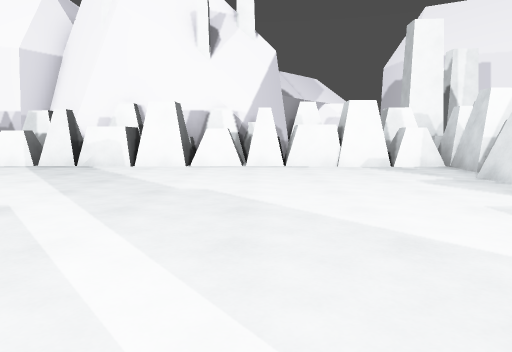
view 1 (above)

24 first-person views from a walk through a level from a Godot 3-D game. The camera is 1.2 m above the floor, tilts 6° down and sees 70° across. The floor is counted in squares, 2 m on a side. Each view is taken from the middle of a square. On the plan, view 1 faces up. The plan holds only what a view shows up to about 10 squares ahead; the rest is blank. The place goes on beyond the plan. Some surface patterns are stand-ins.

view 2
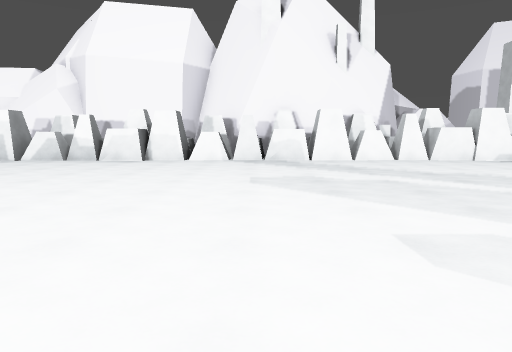

view 3
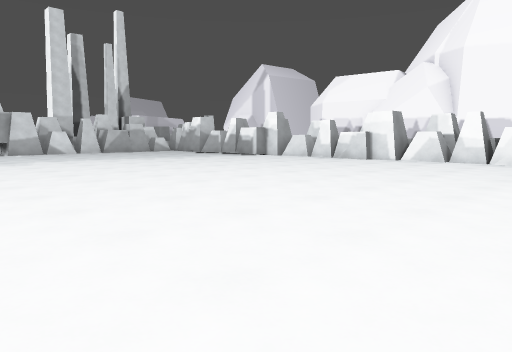

view 4
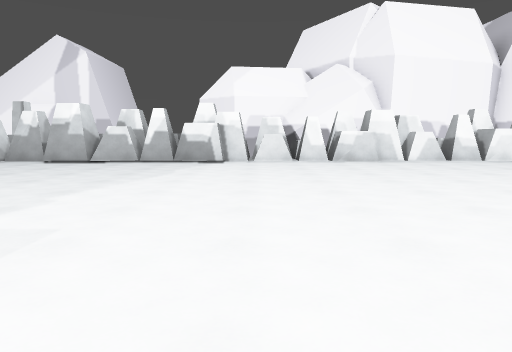

view 5
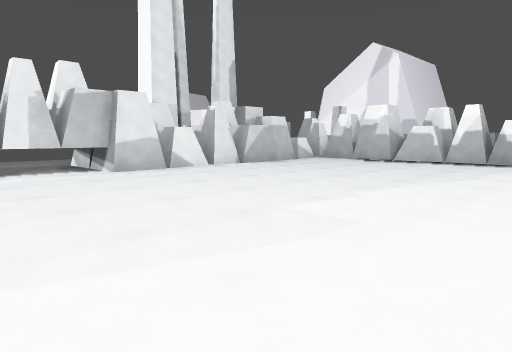

view 6
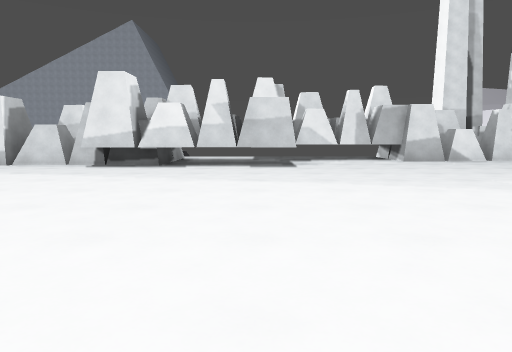

view 7
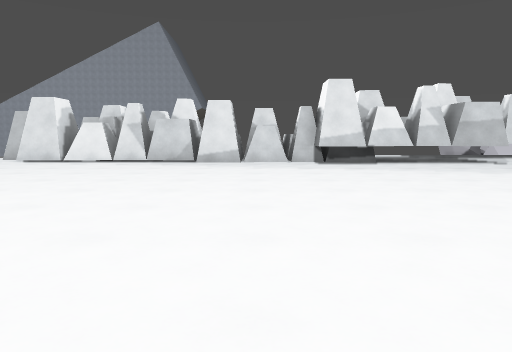

view 8
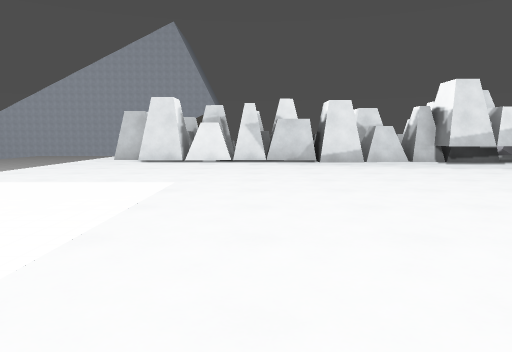

view 9
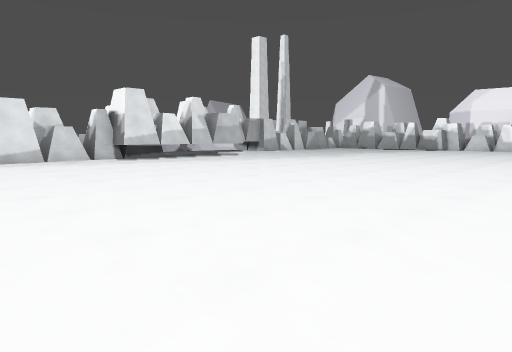

view 10
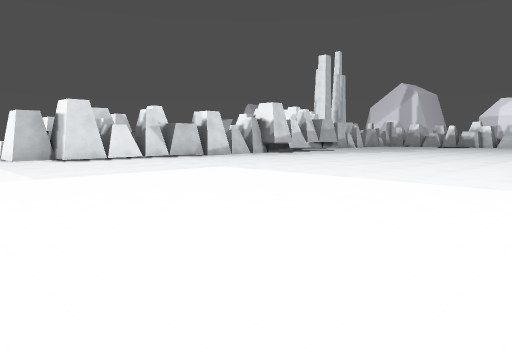

view 11
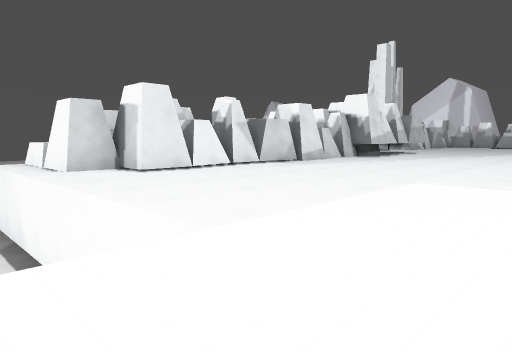

view 12
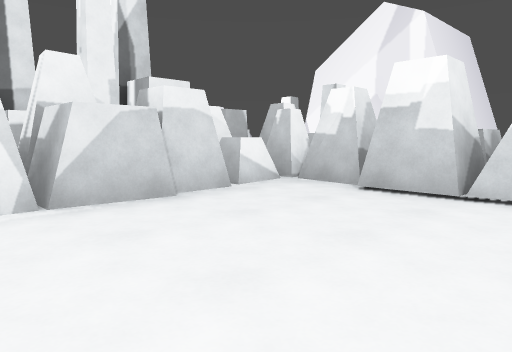

view 13
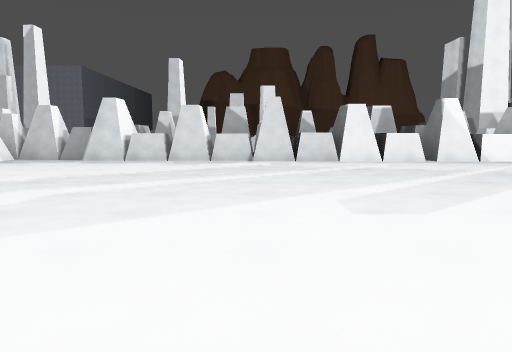

view 14
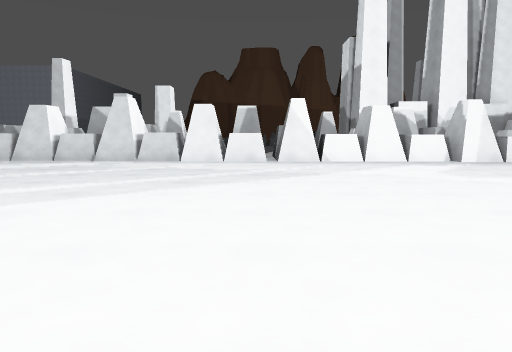

view 15
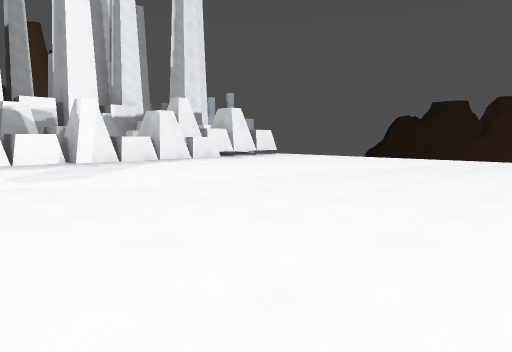

view 16
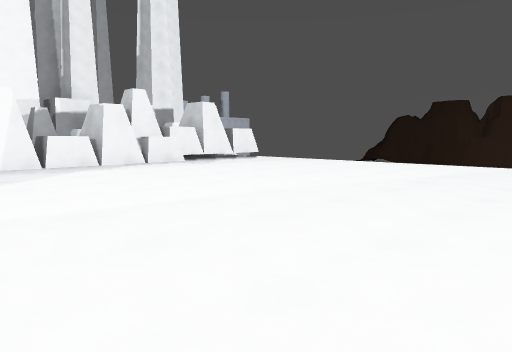

view 17
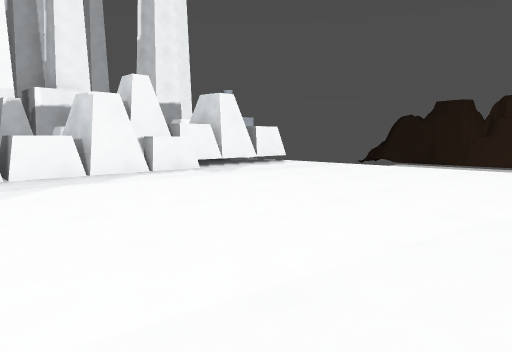

view 18
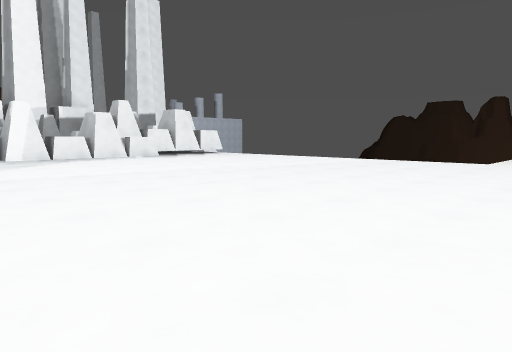

view 19
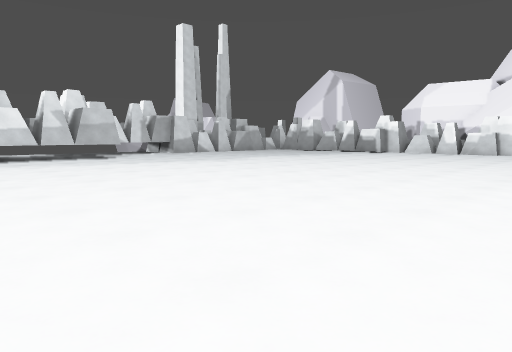

view 20
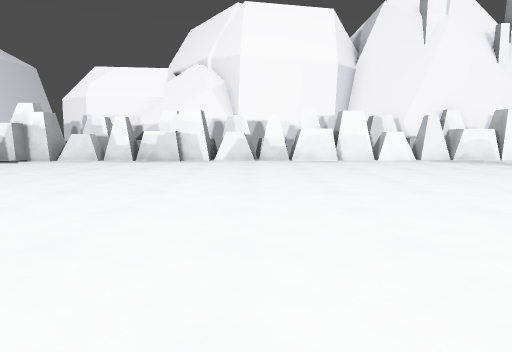

view 21
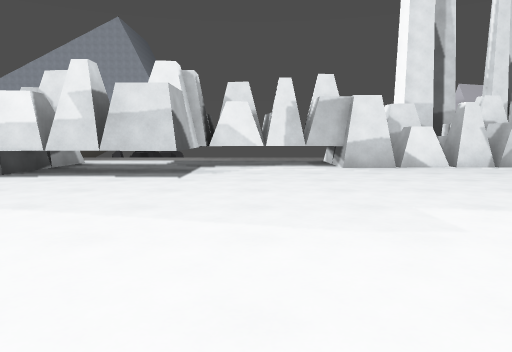

view 22
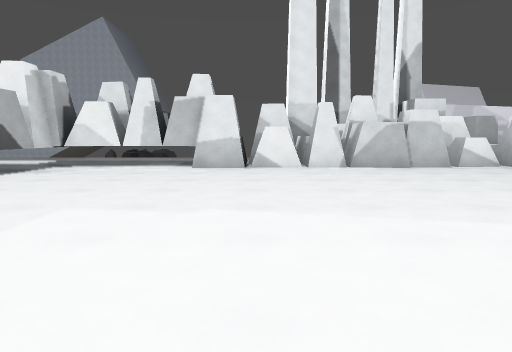

view 23
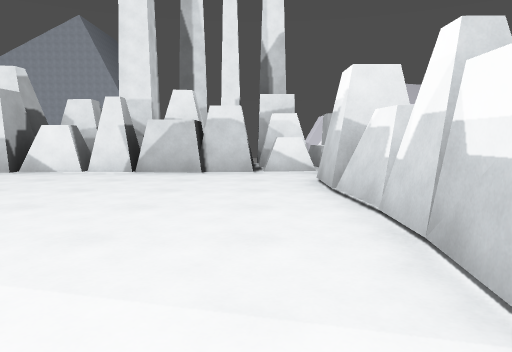

view 24
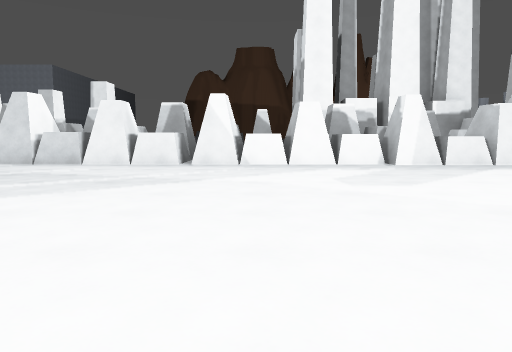

### Floor plan
Key: @ floor where view 1 was taken; # wall or solid block; x gap in a wall; . floor; / step, stairs or slope; ^ raised ledge; v drop or lower ground.
Columns run from 24 left of view 1 to 5 right of it. Each row starts with its distance up from view 1.
 10   v              v
  9   #   #       ######
  8  ###x#######x################
  7  v##.#####..................#
  6 v###........................#
  5 v###........................#
  4 v###........................^
  3  v^#........................#
  2   ##........................^
  1   ##......................./#
  0  v##....................@../##
 -1   ##......................./##
 -2   ####...................../##
 -3     ##..........  ........./^#
 -4     ##...........  ......../##
 -5   ####........... ........./^#
 -6     ##...................../##
 -7     ##...................../##
 -8    ###.....................##
 -9     ##.....................##
-10     ##.......... ..........^#
-11     #........... ..........##
-12     #..........  ..........^#
-13     ##.........  ...........#
-14   ^###.......... ...........#
-15  v..............  ..........#
-16   vvvvvvvv......
-17          v......

Positions as (right, up) in squares from view 1, and headings:
1: (0, 0), facing up
2: (-4, -2), facing up
3: (-6, -2), facing up-left
4: (-14, -2), facing up
5: (-14, -2), facing up-left
6: (-11, -3), facing left
7: (-10, -8), facing left
8: (-10, -11), facing left
9: (-9, -11), facing up-left
10: (-9, -17), facing up-left
11: (-13, -17), facing up-left
12: (-17, 3), facing up-left
13: (-6, 1), facing right
14: (-6, -3), facing right
15: (-6, -5), facing down-right
16: (-5, -7), facing down-right
17: (-3, -8), facing down-right
18: (-8, -6), facing down-right
19: (-8, -7), facing up-left
20: (-9, -2), facing up
21: (-13, -1), facing left
22: (-13, 2), facing left
23: (-14, 6), facing left
24: (-5, -5), facing right
